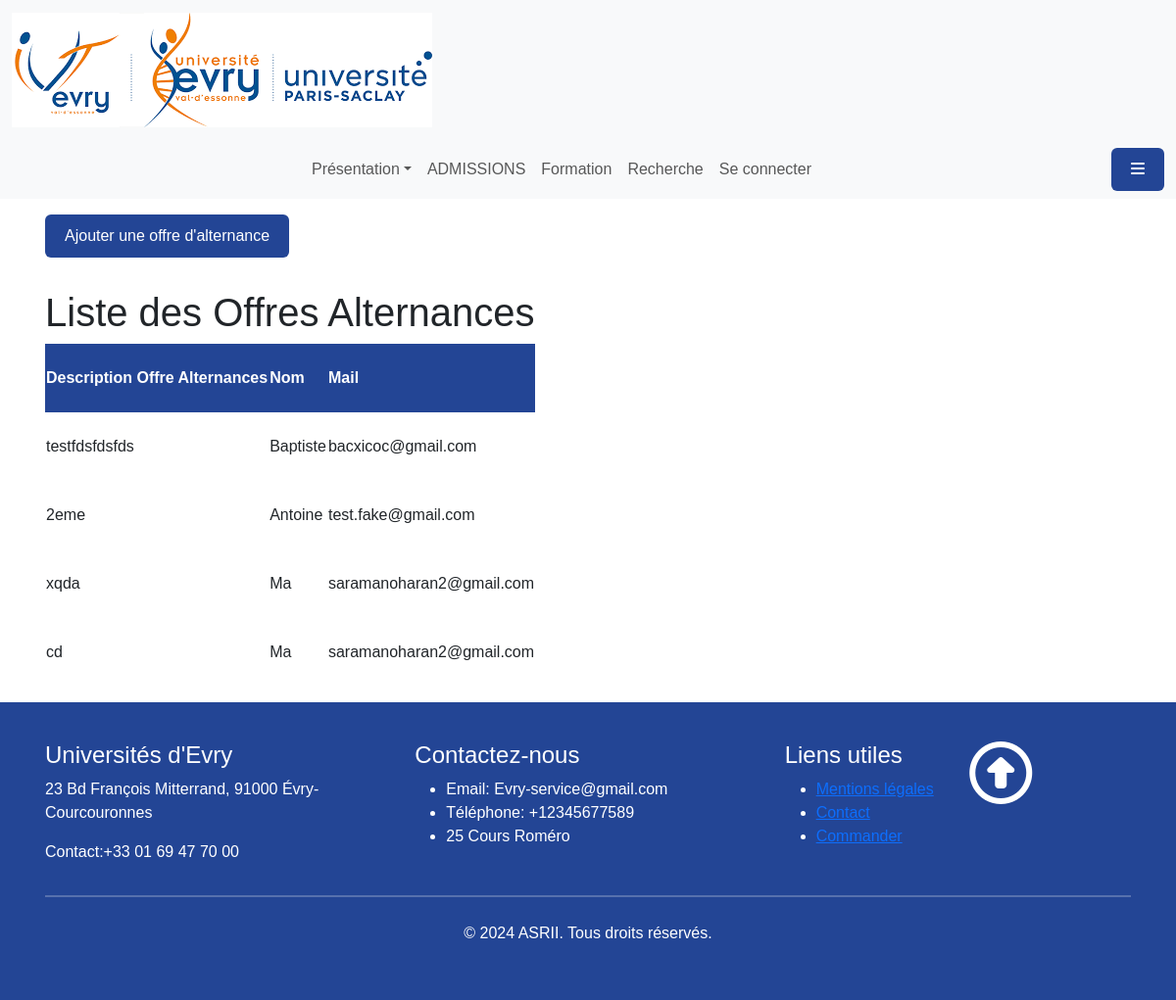
The app's page /pageHtml/EntrepriseAlternance.html.php with its own data.
### tables this page shows
CREATE TABLE `Offre_alternance` (
  `Id_alt` int(11) NOT NULL,
  `Contenu_alt` varchar(255) NOT NULL,
  `Id_user` int(11) DEFAULT NULL,
  `Validation_oa` tinyint(1) NOT NULL
);

CREATE TABLE `User` (
  `Id_user` int(11) NOT NULL,
  `Nom` varchar(50) NOT NULL,
  `Prenom` varchar(50) NOT NULL,
  `Mail` varchar(50) NOT NULL,
  `Date_creation` date NOT NULL,
  `Mot_de_passe` varchar(255) NOT NULL,
  `Token` varchar(255) NOT NULL,
  `Siret` int(11) DEFAULT NULL,
  `Privilege` int(11) NOT NULL
);

### pageHtml/EntrepriseAlternance.html.php (the view, shortened to what this page needs)
<?php
include_once ('../fonctionPHP/headerFooter.php');
$sql = "SELECT `Contenu_alt`, `Nom`, `Mail` FROM `Offre_alternance` INNER JOIN `User` ON Offre_alternance.Id_user = User.Id_user WHERE Validation_oa = 1;";
$result = mysqli_query($mysqli, $sql);
?>
<!DOCTYPE html>
<html lang="fr">
<head>
    <link rel="stylesheet" href="<?= $sousDossier . 'asset/css/style.css' ?>">
</head>
<body>
<div class="container">
        <a class="btn btn-primary" href="#" id="openModal" role="button">Ajouter une offre d'alternance</a>
    </div>
    <div class="container">
        <h1>Liste des Offres Alternances</h1>
        <table>
            <thead>
                <tr>
                    <th>Description Offre Alternances</th>
                    <th>Nom</th>
                    <th>Mail</th>
                </tr>
            </thead>
            <tbody>
                <?php while ($row = mysqli_fetch_assoc($result)) : ?>
                    <tr>
                    <td><?php echo htmlspecialchars($row['Contenu_alt']); ?></td>
                        <td><?php echo htmlspecialchars($row['Nom']); ?></td>
                        <td><?php echo htmlspecialchars($row['Mail']); ?></td>
                    </tr>
                <?php endwhile; ?>
            </tbody>
        </table>
        </div>
</body>
</html>

### asset/css/style.css (style rules this page uses)
thead { height: 50px; background-color:#234595; color: white; }
tr { height: 70px; }
body { font-family: Arial, Helvetica, sans-serif; }
* { box-sizing: border-box }
.container { padding: 16px; }
.fadeInElement { animation: fadeIn 0.5s ease-in-out; }

### pageHtml/EntrepriseAlternance.html.php (style rules this page uses)
.btn-primary, .btn-secondary { padding: 10px 20px; border: none; cursor: pointer; font-size: 1em; }
.btn-primary { background-color: #234595; color: white; }

### records on screen
offre_alternance: Contenu_alt "testfdsfdsfds", Id_user.Nom "Baptiste", Id_user.Mail "bacxicoc@gmail.com"
offre_alternance: Contenu_alt "2eme", Id_user.Nom "Antoine", Id_user.Mail "test.fake@gmail.com"
offre_alternance: Contenu_alt "xqda", Id_user.Nom "Ma", Id_user.Mail "saramanoharan2@gmail.com"
offre_alternance: Contenu_alt "cd", Id_user.Nom "Ma", Id_user.Mail "saramanoharan2@gmail.com"
